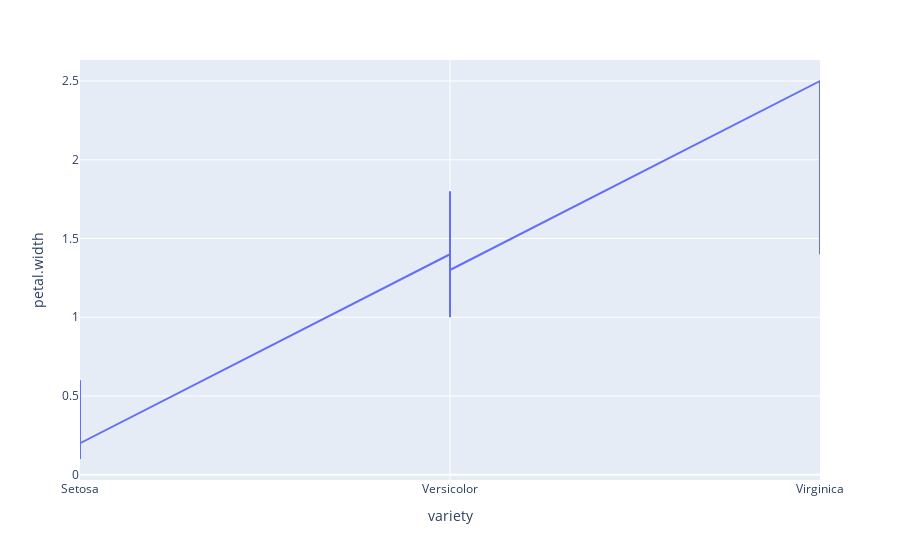

Write notebook code for a chart like this one.
### Code cell
px.line(iris,x='variety',y='petal.width')

### Figure 1 — Plotly figure (JSON) as saved in the notebook; plotly's stock layout.template omitted (floating-point values rounded to 4 significant figures; data arrays with more than 128 entries replaced by an {"elided": "..."} marker saying what was removed)
{"data": [{"hovertemplate": "variety=%{x}<br>petal.width=%{y}<extra></extra>", "legendgroup": "", "line": {"color": "#636efa", "dash": "solid"}, "mode": "lines", "name": "", "orientation": "v", "showlegend": false, "type": "scatter", "x": {"elided": "150 str values"}, "xaxis": "x", "y": {"elided": "150 float values"}, "yaxis": "y"}], "layout": {"legend": {"tracegroupgap": 0}, "margin": {"t": 60}, "xaxis": {"anchor": "y", "domain": [0, 1], "title": {"text": "variety"}}, "yaxis": {"anchor": "x", "domain": [0, 1], "title": {"text": "petal.width"}}}}
